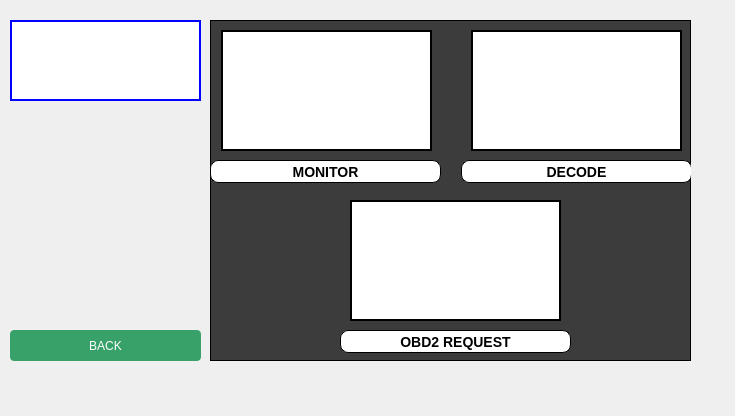
<?xml version="1.0" encoding="UTF-8"?>
<ui version="4.0">
 <class>Honda1</class>
 <widget class="QDialog" name="Honda1">
  <property name="geometry">
   <rect>
    <x>0</x>
    <y>0</y>
    <width>735</width>
    <height>416</height>
   </rect>
  </property>
  <property name="windowTitle">
   <string>Dialog</string>
  </property>
  <widget class="QLabel" name="label_6">
   <property name="geometry">
    <rect>
     <x>10</x>
     <y>110</y>
     <width>191</width>
     <height>211</height>
    </rect>
   </property>
   <property name="styleSheet">
    <string notr="true">image: url(:/Assets/backGroImage.jpg);</string>
   </property>
   <property name="text">
    <string/>
   </property>
  </widget>
  <widget class="QFrame" name="frame">
   <property name="geometry">
    <rect>
     <x>210</x>
     <y>20</y>
     <width>481</width>
     <height>341</height>
    </rect>
   </property>
   <property name="styleSheet">
    <string notr="true">border: 1px solid black;
background-color: rgb(60, 60, 60);</string>
   </property>
   <property name="frameShape">
    <enum>QFrame::Shape::StyledPanel</enum>
   </property>
   <property name="frameShadow">
    <enum>QFrame::Shadow::Raised</enum>
   </property>
   <widget class="QPushButton" name="pushButton_8">
    <property name="geometry">
     <rect>
      <x>130</x>
      <y>310</y>
      <width>231</width>
      <height>23</height>
     </rect>
    </property>
    <property name="styleSheet">
     <string notr="true">

QPushButton {
	font-family: 'Roboto', sans-serif;
    font-size: 14px;
    font-weight: 500;
    border-radius: 8px;
    color: rgb(0, 0, 0);
    border: 1px solid black;
	background-color: rgb(255, 255, 255);
    
}

</string>
    </property>
    <property name="text">
     <string>OBD2 REQUEST</string>
    </property>
   </widget>
   <widget class="QLabel" name="label_4">
    <property name="geometry">
     <rect>
      <x>140</x>
      <y>180</y>
      <width>211</width>
      <height>121</height>
     </rect>
    </property>
    <property name="styleSheet">
     <string notr="true">image: url(:/Assets/remote-frame-control-field.jpg);
background-color: rgb(255, 255, 255);
border: 2px solid black;</string>
    </property>
    <property name="text">
     <string/>
    </property>
   </widget>
   <widget class="QPushButton" name="pushButton_6">
    <property name="geometry">
     <rect>
      <x>251</x>
      <y>140</y>
      <width>231</width>
      <height>23</height>
     </rect>
    </property>
    <property name="styleSheet">
     <string notr="true">

QPushButton {
	font-family: 'Roboto', sans-serif;
    font-size: 14px;
    font-weight: 500;
    border-radius: 8px;
    color: rgb(0, 0, 0);
    border: 1px solid black;
	background-color: rgb(255, 255, 255);
    
}

</string>
    </property>
    <property name="text">
     <string>DECODE</string>
    </property>
   </widget>
   <widget class="QPushButton" name="pushButtonMonitor">
    <property name="geometry">
     <rect>
      <x>0</x>
      <y>140</y>
      <width>231</width>
      <height>23</height>
     </rect>
    </property>
    <property name="styleSheet">
     <string notr="true">

QPushButton {
	font-family: 'Roboto', sans-serif;
    font-size: 14px;
    font-weight: 500;
    border-radius: 8px;
    color: rgb(0, 0, 0);
    border: 1px solid black;
	background-color: rgb(255, 255, 255);
    
}

</string>
    </property>
    <property name="text">
     <string>MONITOR</string>
    </property>
   </widget>
   <widget class="QLabel" name="label_2">
    <property name="geometry">
     <rect>
      <x>11</x>
      <y>10</y>
      <width>211</width>
      <height>121</height>
     </rect>
    </property>
    <property name="styleSheet">
     <string notr="true">image: url(:/Assets/minotor_imager.png);
border: 2px solid black;
background-color: rgb(255, 255, 255);</string>
    </property>
    <property name="text">
     <string/>
    </property>
   </widget>
   <widget class="QLabel" name="label">
    <property name="geometry">
     <rect>
      <x>261</x>
      <y>10</y>
      <width>211</width>
      <height>121</height>
     </rect>
    </property>
    <property name="styleSheet">
     <string notr="true">image: url(:/Assets/decode.jpg);
background-color: rgb(255, 255, 255);
border: 2px solid black;</string>
    </property>
    <property name="text">
     <string/>
    </property>
   </widget>
  </widget>
  <widget class="QPushButton" name="buttonHome">
   <property name="geometry">
    <rect>
     <x>10</x>
     <y>330</y>
     <width>191</width>
     <height>31</height>
    </rect>
   </property>
   <property name="styleSheet">
    <string notr="true">background-color: #38A169; color: white;
border-radius: 4px;</string>
   </property>
   <property name="text">
    <string>BACK</string>
   </property>
  </widget>
  <widget class="QLabel" name="label_5">
   <property name="geometry">
    <rect>
     <x>10</x>
     <y>20</y>
     <width>191</width>
     <height>81</height>
    </rect>
   </property>
   <property name="styleSheet">
    <string notr="true">image: url(:/Car_logos/HONDA LOGO.png);
border: 2px solid blue;
background-color: rgb(255, 255, 255);</string>
   </property>
   <property name="text">
    <string/>
   </property>
  </widget>
 </widget>
 <resources/>
 <connections/>
</ui>
